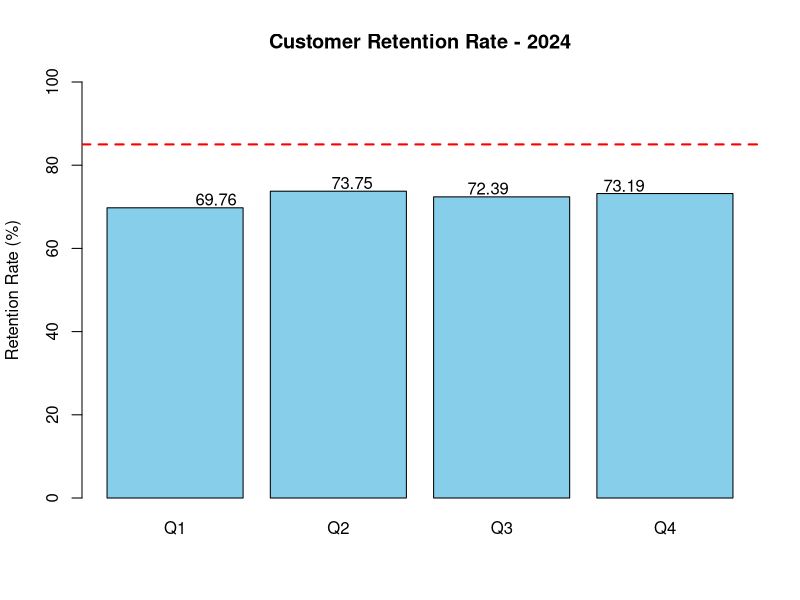

The R source for this figure:

# Customer Retention Analysis in R

# Quarterly data
quarters <- c("Q1", "Q2", "Q3", "Q4")
retention <- c(69.76, 73.75, 72.39, 73.19)
average <- mean(retention)
industry_target <- 85

# Print summary
cat("Customer Retention Analysis 2024\n")
cat("Quarterly Data:\n")
for (i in 1:4) {
  cat(quarters[i], ":", retention[i], "%\n")
}
cat("Average Retention Rate:", round(average, 2), "%\n")
cat("Industry Target:", industry_target, "%\n")

# Visualization
png("retention_analysis.png", width=800, height=600)
barplot(retention,
        names.arg=quarters,
        col="skyblue",
        ylim=c(0,100),
        main="Customer Retention Rate - 2024",
        ylab="Retention Rate (%)")
abline(h=industry_target, col="red", lwd=2, lty=2)
text(x=1:4, y=retention+2, labels=retention)
dev.off()
